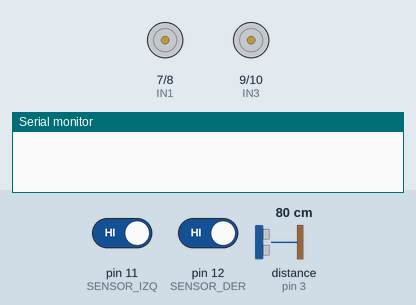
This sketch was run on a simulated Arduino Nano, built with avr-gcc and run on an emulated ATmega328P. Shown: motor-driver pin pairs drawn as motors (green arrow = first pin HIGH = forward, orange = second pin HIGH = backward, longer = more drive, scaled by the enable pin), the last lines printed to the serial monitor. Wiring (inferred from the names in the program): ultrasonic range finder: trigger pin 2; echo pin 3. Inputs (shaded band) come from the test bench; at power-on: distance to the obstacle (sensor on pin 3) 80 cm, pin 11 (SENSOR_IZQ) HIGH, pin 12 (SENSOR_DER) HIGH. The echo pulse lasts 58.3 µs per cm.

Above: at 1.2 s.
1.3 s: distance to the obstacle (sensor on pin 3) set to 24 cm
2.8 s: distance to the obstacle (sensor on pin 3) set to 19 cm
At 3.9 s:
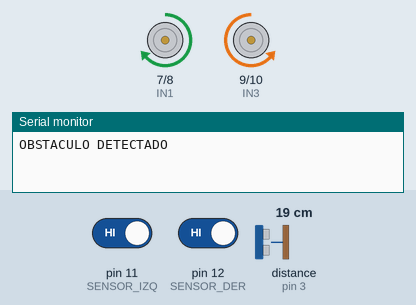
5.8 s: pin 11 (SENSOR_IZQ) driven LOW and pin 12 (SENSOR_DER) driven LOW
8.8 s: distance to the obstacle (sensor on pin 3) set to 35 cm
At 10.2 s:
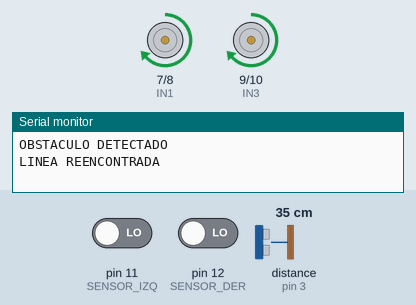
10.5 s: distance to the obstacle (sensor on pin 3) set to 2 cm
At 13.8 s:
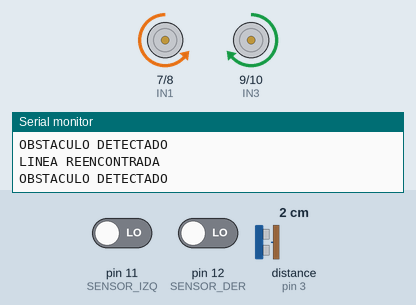
Timing chart, 0 to 14.5 s (numbered marks = the images above; inputs shaded):
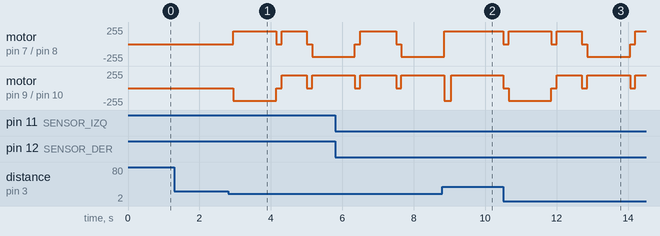

The sketch:

arduino-carro-seguidorLinea-obstaculos-oruga-12v.ino
```cpp
// ============================================================
//  Seguidor de línea + Evasión programada
//  Arduino Nano + L298N + HC-SR04 + 2x TCRT5000
// ============================================================

// ── Pines ultrasónico ────────────────────────────────────────
#define TRIG_PIN 2
#define ECHO_PIN 3

// ── Pines L298N ──────────────────────────────────────────────
#define ENA 5
#define IN1 7
#define IN2 8
#define IN3 9
#define IN4 10
#define ENB 6

// ── Pines sensores ───────────────────────────────────────────
#define SENSOR_IZQ 11
#define SENSOR_DER 12

// ── Parámetros ───────────────────────────────────────────────
int velocidad = 190; // 70 para 12v
int distancia_limite = 20;

bool modoEvasion = false;

// ============================================================

void setup() {

  pinMode(ENA, OUTPUT);
  pinMode(IN1, OUTPUT);
  pinMode(IN2, OUTPUT);
  pinMode(IN3, OUTPUT);
  pinMode(IN4, OUTPUT);
  pinMode(ENB, OUTPUT);

  pinMode(SENSOR_IZQ, INPUT);
  pinMode(SENSOR_DER, INPUT);

  pinMode(TRIG_PIN, OUTPUT);
  pinMode(ECHO_PIN, INPUT);

  Serial.begin(9600);
}

// ============================================================

void loop() {

  int distancia = medirDistancia();

  if (distancia <= distancia_limite && !modoEvasion) {
    modoEvasion = true;
    evadirObstaculo();
  }

  if (!modoEvasion) {
    seguirLinea();
  }
}

// ============================================================
// MEDIR DISTANCIA
// ============================================================

int medirDistancia() {

  digitalWrite(TRIG_PIN, LOW);
  delayMicroseconds(2);

  digitalWrite(TRIG_PIN, HIGH);
  delayMicroseconds(10);
  digitalWrite(TRIG_PIN, LOW);

  long duracion = pulseIn(ECHO_PIN, HIGH, 30000);

  if (duracion == 0) return 999;

  int distancia = duracion * 0.034 / 2;

  if (distancia <= 0 || distancia > 400) return 999;

  return distancia;
}

// ============================================================
// SEGUIR LINEA NORMAL
// ============================================================

void seguirLinea() {

  int izq = digitalRead(SENSOR_IZQ);
  int der = digitalRead(SENSOR_DER);

  if (izq == LOW && der == LOW) {
    avanzar();
  }
  else if (izq == LOW && der == HIGH) {
    girarIzquierda();
  }
  else if (izq == HIGH && der == LOW) {
    girarDerecha();
  }
  else {
    detener();
  }
}

// ============================================================
// EVASION PROGRAMADA
// ============================================================

void evadirObstaculo() {

  Serial.println("OBSTACULO DETECTADO");

  detener();
  delay(150);

  girarDerecha();
  delay(1200);

  detener();
  delay(150);

  avanzar();
  delay(700);

  detener();
  delay(150);

  girarIzquierda();
  delay(1200);

  detener();
  delay(150);

  avanzar();
  delay(1000);

  detener();
  delay(150);

  girarIzquierda();
  delay(1200);

  avanzar();

  while (true) {

    int izq = digitalRead(SENSOR_IZQ);
    int der = digitalRead(SENSOR_DER);

    if (izq == LOW || der == LOW) {
      break;   // Línea encontrada
    }

    girarIzquierda();
  }

  girarDerecha();
  delay(200);

  modoEvasion = false;

  Serial.println("LINEA REENCONTRADA");
}

// ============================================================
// MOVIMIENTOS
// ============================================================

void avanzar() {

  analogWrite(ENA, velocidad);
  analogWrite(ENB, velocidad);

  digitalWrite(IN1, HIGH);
  digitalWrite(IN2, LOW);
  digitalWrite(IN3, HIGH);
  digitalWrite(IN4, LOW);
}

void girarIzquierda() {

  analogWrite(ENA, velocidad);
  analogWrite(ENB, velocidad);

  digitalWrite(IN1, LOW);
  digitalWrite(IN2, HIGH);
  digitalWrite(IN3, HIGH);
  digitalWrite(IN4, LOW);
}

void girarDerecha() {

  analogWrite(ENA, velocidad);
  analogWrite(ENB, velocidad);

  digitalWrite(IN1, HIGH);
  digitalWrite(IN2, LOW);
  digitalWrite(IN3, LOW);
  digitalWrite(IN4, HIGH);
}

void detener() {

  analogWrite(ENA, 0);
  analogWrite(ENB, 0);
}
```

Measured:
- the behaviour switches between 22 and 21 cm on distance to the obstacle (sensor on pin 3) (found by bisection; images 0 and 1)
- after the input at 1.3 s, every drawn part: stays the same
- after the input at 8.8 s, motor on pin 7 (IN1) / pin 8 (IN2): goes on until 8.9 s, then stays forward 190/255
